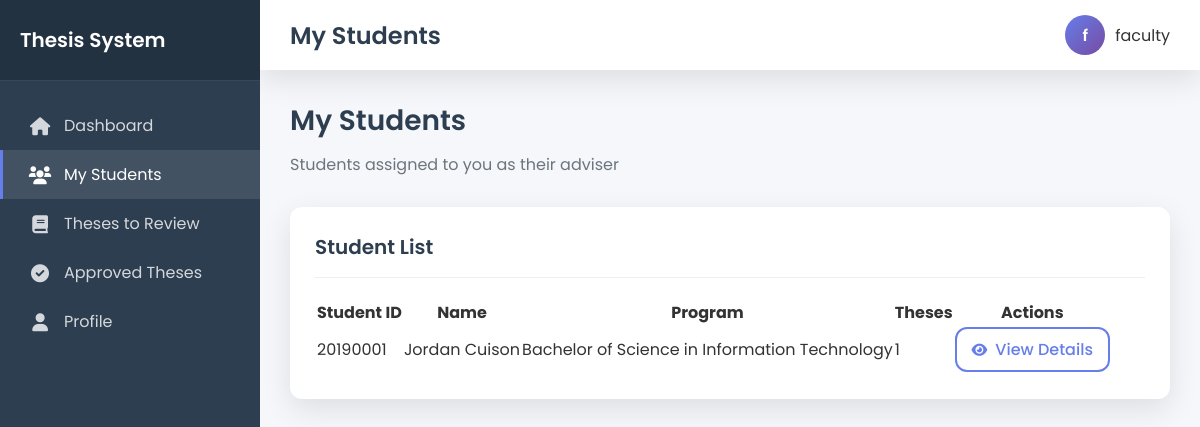
Page /adviser/students.php (signed in) on the committed database.
### tables this page shows
CREATE TABLE `users` (
  `id` int(11) NOT NULL,
  `username` varchar(50) NOT NULL,
  `email` varchar(100) NOT NULL,
  `password` varchar(255) NOT NULL,
  `role` enum('student','adviser','admin') NOT NULL,
  `first_name` varchar(50) NOT NULL,
  `last_name` varchar(50) NOT NULL,
  `middle_name` varchar(50) DEFAULT NULL,
  `student_id` varchar(20) DEFAULT NULL,
  `program_id` int(11) DEFAULT NULL,
  `profile_picture` varchar(255) DEFAULT NULL,
  `signature` varchar(255) DEFAULT NULL,
  `is_active` tinyint(1) DEFAULT 1,
  `last_login` timestamp NULL DEFAULT NULL,
  `created_at` timestamp NOT NULL DEFAULT current_timestamp(),
  `updated_at` timestamp NOT NULL DEFAULT current_timestamp() ON UPDATE current_timestamp()
);

CREATE TABLE `programs` (
  `id` int(11) NOT NULL,
  `department_id` int(11) NOT NULL,
  `name` varchar(100) NOT NULL,
  `description` text DEFAULT NULL,
  `created_at` timestamp NOT NULL DEFAULT current_timestamp(),
  `updated_at` timestamp NOT NULL DEFAULT current_timestamp() ON UPDATE current_timestamp()
);

### adviser/students.php (the view, shortened to what this page needs)
<?php
require_once '../config/db.php';
$stmt = $pdo->prepare("
    SELECT u.id, u.first_name, u.last_name, u.student_id, p.name as program_name, COUNT(t.id) as thesis_count
    FROM users u
    LEFT JOIN programs p ON u.program_id = p.id
    LEFT JOIN theses t ON u.id = t.author_id
    WHERE u.role = 'student' AND t.adviser_id = ?
    GROUP BY u.id, u.first_name, u.last_name, u.student_id, p.name
    ORDER BY u.last_name, u.first_name
");
$stmt->execute([Auth::id()]);
$students = $stmt->fetchAll(PDO::FETCH_ASSOC);
?>
<div class="page-header">
    <h2>My Students</h2>
    <p>Students assigned to you as their adviser</p>
</div>
<div class="card fade-in">
    <div class="card-header">
        <h3>Student List</h3>
    </div>
    <div class="table-responsive">
        <?php if (count($students) > 0): ?>
            <table class="table">
                <thead>
                    <tr>
                        <th>Student ID</th>
                        <th>Name</th>
                        <th>Program</th>
                        <th>Theses</th>
                        <th>Actions</th>
                    </tr>
                </thead>
                <tbody>
                    <?php foreach ($students as $student): ?>
                        <tr>
                            <td><?php echo htmlspecialchars($student['student_id']); ?></td>
                            <td><?php echo htmlspecialchars($student['first_name'] . ' ' . $student['last_name']); ?></td>
                            <td><?php echo htmlspecialchars($student['program_name']); ?></td>
                            <td><?php echo $student['thesis_count']; ?></td>
                            <td>
                                <a href="view-student.php?id=<?php echo $student['id']; ?>" class="btn btn-outline" style="padding: 8px 15px;">
                                    <i class="fas fa-eye"></i> View Details
                                </a>
                            </td>
                        </tr>
                    <?php endforeach; ?>
                </tbody>
            </table>
        <?php endif; ?>
    </div>
</div>
<?php
include '../views/shared/layout.php';
?>

### views/shared/layout.php (style rules this page uses)
:root { --primary-gradient: linear-gradient(135deg, #667eea 0%, #764ba2 100%); --secondary-gradient: linear-gradient(135deg, #f093fb 0%, #f5576c 100%); --success-gradient: linear-gradient(135deg, #43e97b 0%, #38f9d7 100%); --warning-gradient: linear-gradient(135deg, #ff9a9e 0%, #fecfef 100%); --dark: #2c3e50; --light: #f8f9fa; --gray: #6c757d; --border-radius: 12px; --box-shadow: 0 10px 30px rgba(0, 0, 0, 0.1); }
* { margin: 0; padding: 0; box-sizing: border-box; }
body { font-family: 'Poppins', sans-serif; background: #f5f7fa; color: #333; min-height: 100vh; }
.page-header { margin-bottom: 30px; }
.page-header h2 { font-size: 28px; font-weight: 600; color: var(--dark); margin: 0 0 10px 0; }
.page-header p { color: var(--gray); font-size: 16px; margin: 0; }
.card { background: white; border-radius: var(--border-radius); box-shadow: var(--box-shadow); padding: 25px; margin-bottom: 25px; transition: transform 0.3s ease; }
.card-header { border-bottom: 1px solid #eee; padding-bottom: 15px; margin-bottom: 20px; }
.card-header h3 { font-size: 20px; font-weight: 600; margin: 0; color: var(--dark); }
.btn { padding: 12px 20px; border: none; border-radius: var(--border-radius); font-family: 'Poppins', sans-serif; font-weight: 500; cursor: pointer; transition: all 0.3s ease; text-decoration: none; display: inline-flex; align-items: center; justify-content: center; gap: 8px; }
.btn i { font-size: 14px; }
.btn-outline { background: transparent; border: 2px solid #667eea; color: #667eea; }
.fade-in { animation: fadeIn 0.6s ease-out; }

### rows in the picture
users: student "20190001", first_name+last_name "Jordan Cuison", program.name "Bachelor of Science in Information Technology", thesis_count "1"

### other values in the picture
$item['title'] "Dashboard"
$item['title'] "My Students"
$item['title'] "Theses to Review"
$item['title'] "Approved Theses"
$item['title'] "Profile"
$title "My Students"
substr($_SESSION['username'], 0, 1) "f"
$_SESSION['username'] "faculty"
